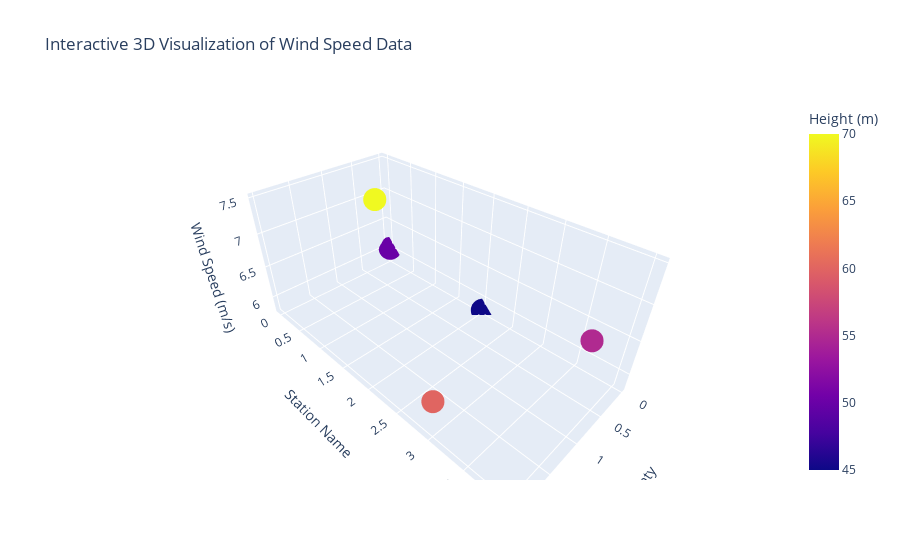

The notebook cell this image was saved under:
### Code cell
import plotly.express as px

# Create an interactive 3D scatter plot
fig = px.scatter_3d(df, x='county_encoded', y='station_encoded', z='wind_speed', color='height',
                    labels={'county_encoded': 'County', 'station_encoded': 'Station Name', 'wind_speed': 'Wind Speed (m/s)', 'height': 'Height (m)'},
                    title='Interactive 3D Visualization of Wind Speed Data')

fig.show()

### Figure 1 — Plotly figure (JSON) as saved in the notebook; plotly's stock layout.template omitted (floating-point values rounded to 4 significant figures)
{"data": [{"hovertemplate": "County=%{x}<br>Station Name=%{y}<br>Wind Speed (m/s)=%{z}<br>Height (m)=%{marker.color}<extra></extra>", "legendgroup": "", "marker": {"color": [50, 70, 45, 60, 55], "coloraxis": "coloraxis", "symbol": "circle"}, "mode": "markers", "name": "", "scene": "scene", "showlegend": false, "type": "scatter3d", "x": [0, 1, 0, 2, 1], "y": [0, 1, 2, 3, 4], "z": [6, 7.5, 5.8, 6.3, 7.1]}], "layout": {"coloraxis": {"colorbar": {"title": {"text": "Height (m)"}}, "colorscale": [[0, "#0d0887"], [0.1111, "#46039f"], [0.2222, "#7201a8"], [0.3333, "#9c179e"], [0.4444, "#bd3786"], [0.5556, "#d8576b"], [0.6667, "#ed7953"], [0.7778, "#fb9f3a"], [0.8889, "#fdca26"], [1, "#f0f921"]]}, "legend": {"tracegroupgap": 0}, "scene": {"domain": {"x": [0, 1], "y": [0, 1]}, "xaxis": {"title": {"text": "County"}}, "yaxis": {"title": {"text": "Station Name"}}, "zaxis": {"title": {"text": "Wind Speed (m/s)"}}}, "title": {"text": "Interactive 3D Visualization of Wind Speed Data"}}}
